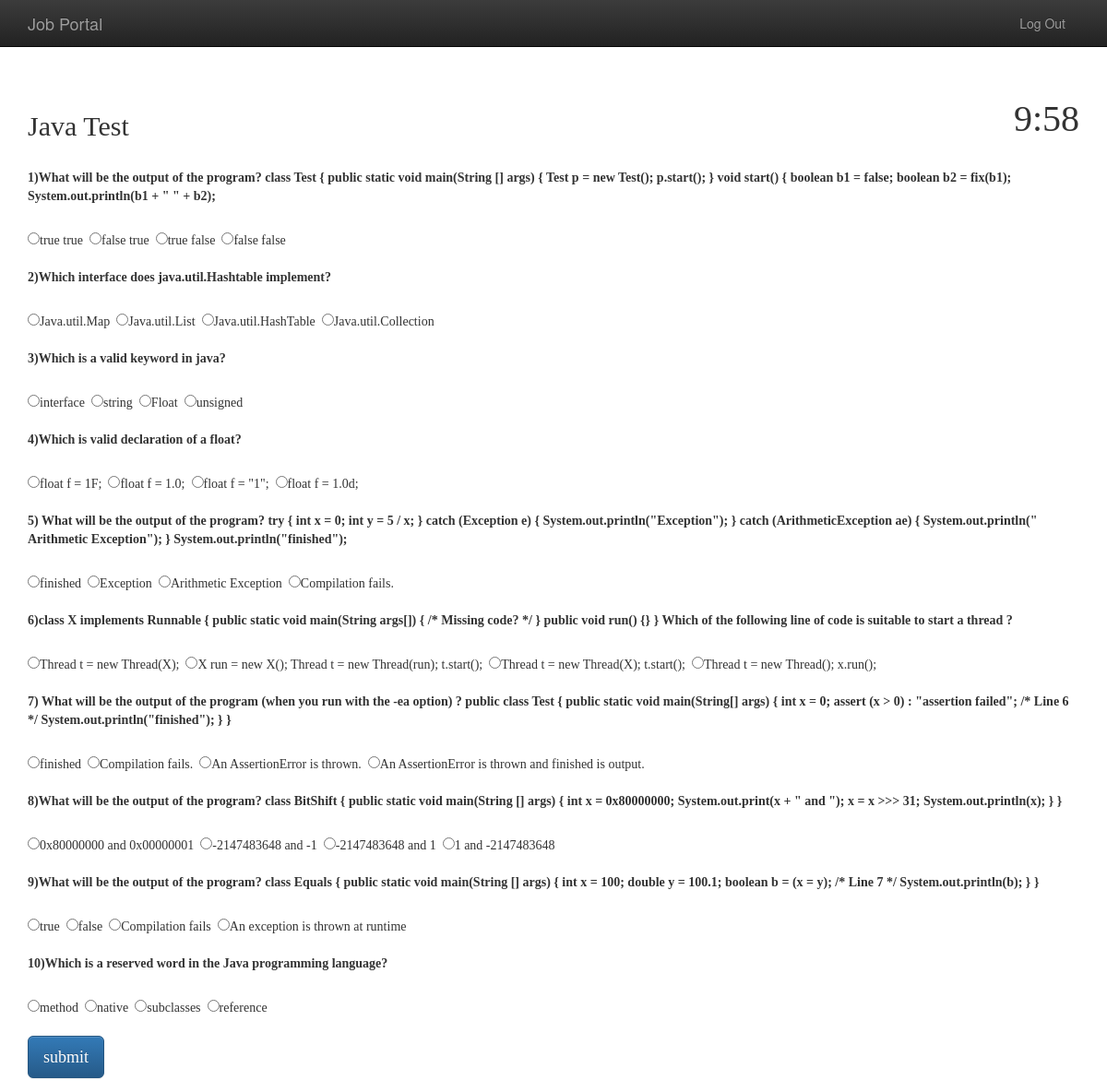
Screenshot of /test2.php (signed in) with the database file from the repository.
### tables this page shows
CREATE TABLE IF NOT EXISTS `gen` (
  `id` int(100) NOT NULL AUTO_INCREMENT,
  `tests` varchar(100) NOT NULL,
  `que` varchar(300) NOT NULL,
  `option1` varchar(200) NOT NULL,
  `option2` varchar(200) NOT NULL,
  `option3` varchar(200) NOT NULL,
  `option4` varchar(200) NOT NULL,
  `answers` varchar(100) NOT NULL,
  PRIMARY KEY (`id`)
);

### test2.php (the view, shortened to what this page needs)
<html>
<head>
<link rel="stylesheet" text="text/css" href="css/bootstrap.min.css">
<link rel="stylesheet" text="text/css" href="css/bootstrap-theme.min.css">
<link rel="stylesheet" text="text/css" href="css/style.css">
</head>
<body>
<nav class="navbar navbar-inverse navbar-fixed-top" id="my-navbar">
<div class="container">
<div class="nav-header logo">
<a href="index.php" class="navbar-brand pull-left">Job Portal</a>
</div>
<div class="collapse navbar-collapse menu">
<ul class="nav navbar-nav pull-right" >
<li><a href="alogout.php">Log Out</a></li>
</ul>
</div>
</div>
</nav>
<div class="container text-left"  style="margin-top:100px;font-style:bold;font-family:Times New Roman">
<div id="countdown" class="pull-right" style="font-style:bold;font-size:40px;">00:00</div>
<h2>Java Test</h2><br/>
<form   action=" " method="post">
<div class="form-group">
<?php
	if(isset($_SESSION['id']))
	{
			$sql="select * from gen where tests='Java' ORDER BY RAND() LIMIT 10";
			$res=mysql_query($sql) or die(mysql_error());
			$i=1;
			while($row=mysql_fetch_array($res))
			{
				echo "<label>";
				echo $i;
				echo ")".$row['que']."</label><br/><br/>";?>
				<?php
				echo "<input type='radio' name='ans1".$i."'  class='gr1' value=1 onclick='chkcontrol(0)';>" .$row['option1']."&nbsp&nbsp";
				echo "<input type='radio' name='ans1".$i."'  class='gr1' value=2 onclick='chkcontrol(1)';>" .$row['option2']."&nbsp&nbsp";
				echo "<input type='radio' name='ans1".$i."'  class='gr1' value=3 onclick='chkcontrol(2)';>" .$row['option3']."&nbsp&nbsp";
				echo "<input type='radio' name='ans1".$i."'  class='gr1' value=4 onclick='chkcontrol(3)';>" .$row['option4']."&nbsp&nbsp<br/><br/>";
				$i++;
			}
	}
?>
<input type="submit" value="submit" name="finish" class="btn btn-lg btn-primary" data-toggle="modal" data-target="#myModal">
</form>
</div>
</body>
</html>

### rows the page displays
gen: que "What will be the output of the program? class Test { public static void main(String [] args) { Test p = new Test(); p.start(); } void start() { boolean b1 = false; boolean b2 = fix(b1); System.out.println(b1 + \" \" + b2);", option1 "true true", option2 "false true", option3 "true false", option4 "false false"
gen: que "Which interface does java.util.Hashtable implement?", option1 "Java.util.Map", option2 "Java.util.List", option3 "Java.util.HashTable", option4 "Java.util.Collection"
gen: que "Which is a valid keyword in java?", option1 "interface", option2 "string", option3 "Float", option4 "unsigned"
gen: que "Which is valid declaration of a float?", option1 "float f = 1F;", option2 "float f = 1.0;", option3 "float f = \"1\";", option4 "float f = 1.0d;"
gen: que "What will be the output of the program? try { int x = 0; int y = 5 / x; } catch (Exception e) { System.out.println(\"Exception\"); } catch (ArithmeticException ae) { System.out.println(\" Arithmetic Exception\"); } System.out.println(\"finished\");", option1 "finished", option2 "Exception", option3 "Arithmetic Exception", option4 "Compilation fails."
gen: que "class X implements Runnable { public static void main(String args[]) { /* Missing code? */ } public void run() {} } Which of the following line of code is suitable to start a thread ?", option1 "Thread t = new Thread(X);", option2 "X run = new X(); Thread t = new Thread(run); t.start();", option3 "Thread t = new Thread(X); t.start();", option4 "Thread t = new Thread(); x.run();"
gen: que "What will be the output of the program (when you run with the -ea option) ? public class Test { public static void main(String[] args) { int x = 0; assert (x > 0) : \"assertion failed\"; /* Line 6 */ System.out.println(\"finished\"); } }", option1 "finished", option2 "Compilation fails.", option3 "An AssertionError is thrown.", option4 "An AssertionError is thrown and finished is output."
gen: que "What will be the output of the program? class BitShift { public static void main(String [] args) { int x = 0x80000000; System.out.print(x + \" and \"); x = x >>> 31; System.out.println(x); } }", option1 "0x80000000 and 0x00000001", option2 "-2147483648 and -1", option3 "-2147483648 and 1", option4 "1 and -2147483648"
gen: que "What will be the output of the program? class Equals { public static void main(String [] args) { int x = 100; double y = 100.1; boolean b = (x = y); /* Line 7 */ System.out.println(b); } }", option1 "true", option2 "false", option3 "Compilation fails", option4 "An exception is thrown at runtime"
gen: que "Which is a reserved word in the Java programming language?", option1 "method", option2 "native", option3 "subclasses", option4 "reference"
